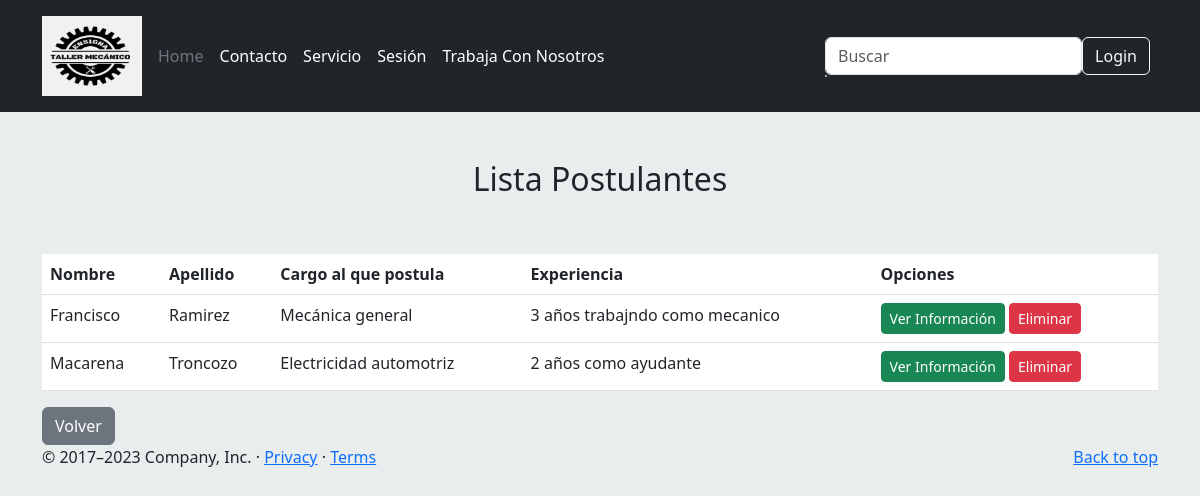
/lista_postulante/, run on an earlier commit of the app's database.
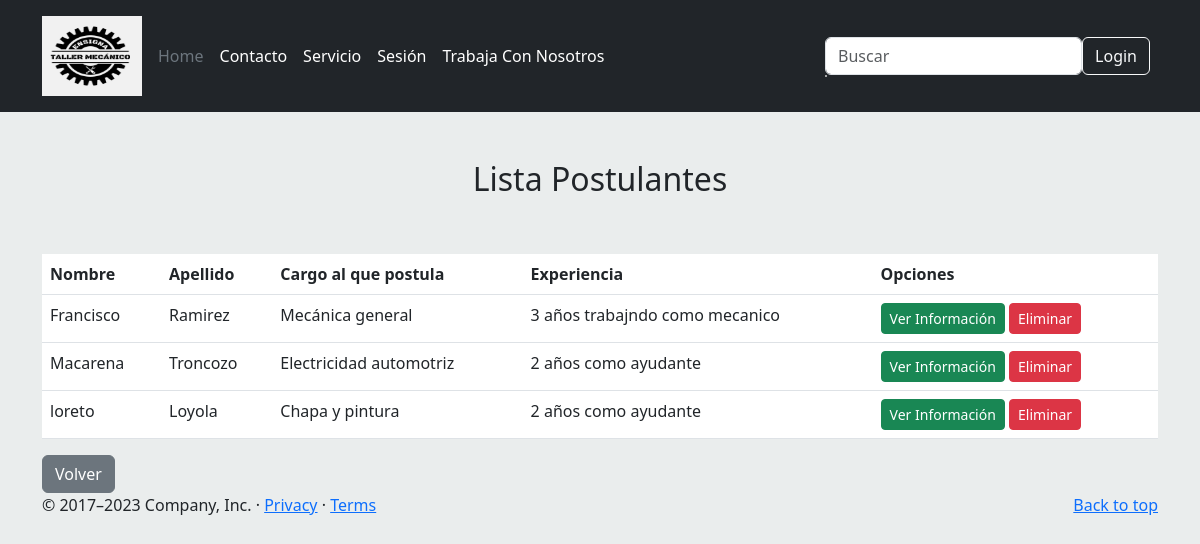
And on a later commit of the database.
### appweb/models.py (models this page shows, shortened)
class Postulante(models.Model):
    id_postulante=models.AutoField(primary_key=True)
    nombre = models.CharField(max_length=100)
    apellido = models.CharField(max_length=80)
    email = models.EmailField()
    edad = models.IntegerField()
    cargo_postulacion = models.ForeignKey(Cargo, on_delete=models.PROTECT)
    experiencia = models.CharField(max_length=100)
    fotografia = models.ImageField(null=True, upload_to='postulantes')
    cv= models.FileField(upload_to='cv/')

class Cargo(models.Model):
    nombre = models.CharField(max_length=50)
    def __str__(self):
        return self.nombre

### appweb/views.py (the view)
# urls.py: path('lista_postulante/',lista_postulante,name="lista_postulante"),
def lista_postulante(request):
    postulantes = Postulante.objects.all()
    data = {
        "postulantes" : postulantes
    }
    print(data)
    return render(request, "lista_postulante.html",data)

### appweb/templates/lista_postulante.html (shortened to what this page needs)
{% extends 'base.html' %}
{% block contenido %}
<div class="container mt-5">
    <div class="text-center">
      <h2 class="mt-4">Lista Postulantes</h2>
    </div>
<br>
<br>
<table class="table">
    <thead>
      <tr>
        <th scope="col"> Nombre </th>
        <th scope="col">Apellido</th>
        <th scope="col">Cargo al que postula</th>
        <th scope="col">Experiencia </th>
        <th scope="col"> Opciones </th>
      </tr>
    </thead>
    <tbody>
        {% for p in postulantes %}
      <tr>
        <td>{{p.nombre}}</td>
        <td>{{p.apellido}}</td>
        <td>{{p.cargo_postulacion}}</td>
        <td>{{p.experiencia}}</td>
        <td>
          <a href="{% url 'Inform_postulante' p.id_postulante %}" class="btn btn-success btn-sm" >Ver Información </a>
          <a href="#" onclick="eliminarpostulante('{{p.id_postulante}}')" class="btn btn-danger btn-sm" >Eliminar </a>
        </td>
      </tr>
      {% endfor %}
    </tbody>
  </table>
  <a class="btn btn-secondary btn" href="{% url 'tareasadministrador'%}" role="button">Volver</a>
</div>
  {% endblock %}

What changed in the data, as far as the page shows it:
added Postulante: nombre "loreto", apellido "Loyola", cargo_postulacion "Chapa y pintura", experiencia "2 años como ayudante"
